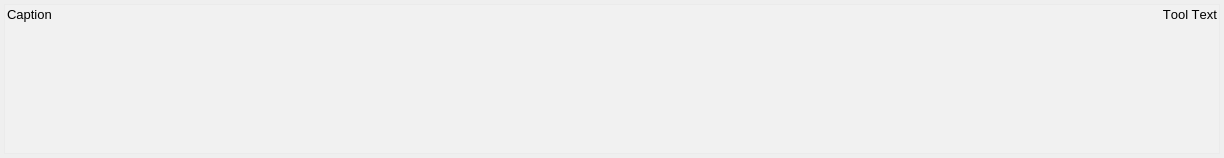
<?xml version="1.0" encoding="UTF-8"?>
<ui version="4.0">
 <class>RealTimeSampleArrayClass</class>
 <widget class="QWidget" name="RealTimeSampleArrayClass">
  <property name="geometry">
   <rect>
    <x>0</x>
    <y>0</y>
    <width>1224</width>
    <height>158</height>
   </rect>
  </property>
  <property name="windowTitle">
   <string>RealTimeSampleArray</string>
  </property>
  <property name="styleSheet">
   <string notr="true"/>
  </property>
  <property name="locale">
   <locale language="English" country="UnitedKingdom"/>
  </property>
  <layout class="QGridLayout" name="gridLayout">
   <property name="leftMargin">
    <number>4</number>
   </property>
   <property name="topMargin">
    <number>4</number>
   </property>
   <property name="rightMargin">
    <number>4</number>
   </property>
   <property name="bottomMargin">
    <number>4</number>
   </property>
   <property name="horizontalSpacing">
    <number>6</number>
   </property>
   <item row="0" column="0">
    <layout class="QVBoxLayout" name="verticalLayout">
     <item>
      <widget class="QFrame" name="m_qFrame">
       <property name="enabled">
        <bool>true</bool>
       </property>
       <property name="minimumSize">
        <size>
         <width>0</width>
         <height>20</height>
        </size>
       </property>
       <property name="palette">
        <palette>
         <active>
          <colorrole role="Base">
           <brush brushstyle="SolidPattern">
            <color alpha="255">
             <red>255</red>
             <green>255</green>
             <blue>255</blue>
            </color>
           </brush>
          </colorrole>
          <colorrole role="Window">
           <brush brushstyle="SolidPattern">
            <color alpha="35">
             <red>255</red>
             <green>255</green>
             <blue>255</blue>
            </color>
           </brush>
          </colorrole>
         </active>
         <inactive>
          <colorrole role="Base">
           <brush brushstyle="SolidPattern">
            <color alpha="255">
             <red>255</red>
             <green>255</green>
             <blue>255</blue>
            </color>
           </brush>
          </colorrole>
          <colorrole role="Window">
           <brush brushstyle="SolidPattern">
            <color alpha="35">
             <red>255</red>
             <green>255</green>
             <blue>255</blue>
            </color>
           </brush>
          </colorrole>
         </inactive>
         <disabled>
          <colorrole role="Base">
           <brush brushstyle="SolidPattern">
            <color alpha="35">
             <red>255</red>
             <green>255</green>
             <blue>255</blue>
            </color>
           </brush>
          </colorrole>
          <colorrole role="Window">
           <brush brushstyle="SolidPattern">
            <color alpha="35">
             <red>255</red>
             <green>255</green>
             <blue>255</blue>
            </color>
           </brush>
          </colorrole>
         </disabled>
        </palette>
       </property>
       <property name="font">
        <font>
         <kerning>false</kerning>
        </font>
       </property>
       <property name="autoFillBackground">
        <bool>true</bool>
       </property>
       <property name="frameShape">
        <enum>QFrame::StyledPanel</enum>
       </property>
       <property name="frameShadow">
        <enum>QFrame::Raised</enum>
       </property>
       <layout class="QFormLayout" name="formLayout">
        <property name="fieldGrowthPolicy">
         <enum>QFormLayout::AllNonFixedFieldsGrow</enum>
        </property>
        <property name="leftMargin">
         <number>2</number>
        </property>
        <property name="topMargin">
         <number>2</number>
        </property>
        <property name="rightMargin">
         <number>2</number>
        </property>
        <property name="bottomMargin">
         <number>2</number>
        </property>
        <item row="0" column="0" colspan="2">
         <layout class="QHBoxLayout" name="horizontalLayout">
          <property name="spacing">
           <number>3</number>
          </property>
          <item>
           <widget class="QLabel" name="m_qLabel_Caption">
            <property name="font">
             <font>
              <pointsize>10</pointsize>
              <weight>50</weight>
              <bold>false</bold>
             </font>
            </property>
            <property name="text">
             <string>Caption</string>
            </property>
           </widget>
          </item>
          <item>
           <widget class="QLabel" name="m_qLabel_Tool">
            <property name="palette">
             <palette>
              <active>
               <colorrole role="WindowText">
                <brush brushstyle="SolidPattern">
                 <color alpha="255">
                  <red>0</red>
                  <green>0</green>
                  <blue>0</blue>
                 </color>
                </brush>
               </colorrole>
              </active>
              <inactive>
               <colorrole role="WindowText">
                <brush brushstyle="SolidPattern">
                 <color alpha="255">
                  <red>0</red>
                  <green>0</green>
                  <blue>0</blue>
                 </color>
                </brush>
               </colorrole>
              </inactive>
              <disabled>
               <colorrole role="WindowText">
                <brush brushstyle="SolidPattern">
                 <color alpha="255">
                  <red>106</red>
                  <green>104</green>
                  <blue>100</blue>
                 </color>
                </brush>
               </colorrole>
              </disabled>
             </palette>
            </property>
            <property name="font">
             <font>
              <pointsize>10</pointsize>
              <weight>50</weight>
              <bold>false</bold>
             </font>
            </property>
            <property name="text">
             <string>Tool Text</string>
            </property>
            <property name="alignment">
             <set>Qt::AlignRight|Qt::AlignTrailing|Qt::AlignVCenter</set>
            </property>
           </widget>
          </item>
         </layout>
        </item>
        <item row="1" column="0" colspan="2">
         <spacer name="verticalSpacer">
          <property name="orientation">
           <enum>Qt::Vertical</enum>
          </property>
          <property name="sizeHint" stdset="0">
           <size>
            <width>20</width>
            <height>25</height>
           </size>
          </property>
         </spacer>
        </item>
       </layout>
      </widget>
     </item>
    </layout>
   </item>
  </layout>
 </widget>
 <layoutdefault spacing="6" margin="11"/>
 <resources/>
 <connections/>
</ui>
